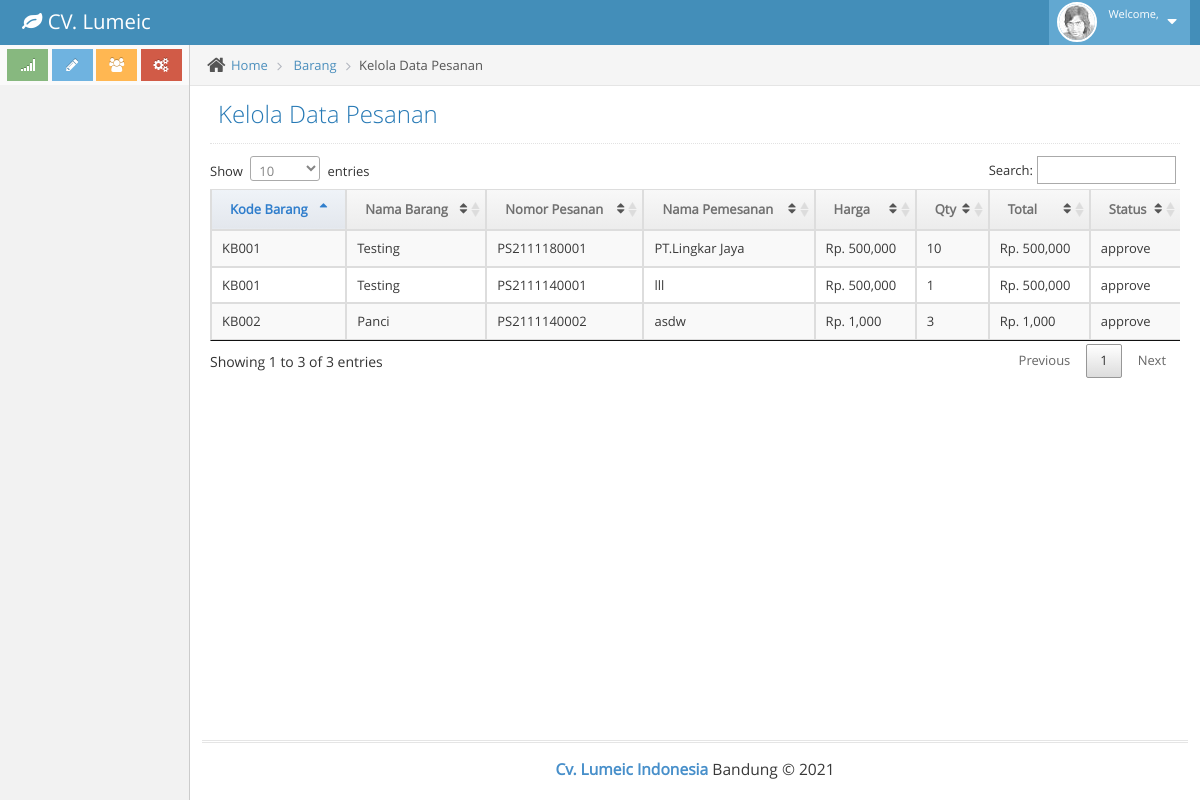
Screenshot of /index.php/pesanan/kelola_pesanan with the database file from the repository.
### tables this page shows
CREATE TABLE `pesanan_detail` (
  `detailpsn_id` int(11) NOT NULL,
  `pesanan_id` int(11) NOT NULL,
  `barang_id` int(11) NOT NULL,
  `harga` int(11) NOT NULL,
  `qty` int(11) NOT NULL,
  `total` int(11) NOT NULL,
  `status` varchar(50) NOT NULL
);

CREATE TABLE `barang` (
  `barang_id` int(11) NOT NULL,
  `kode_barang` varchar(200) NOT NULL,
  `kode_kat` varchar(200) NOT NULL,
  `nama` varchar(200) NOT NULL,
  `harga` decimal(50,2) NOT NULL,
  `stock` varchar(200) NOT NULL,
  `created_by` varchar(200) NOT NULL,
  `created_date` date NOT NULL,
  `modified_by` varchar(200) NOT NULL,
  `modified_date` date NOT NULL
);

CREATE TABLE `pesanan` (
  `pesanan_id` int(11) NOT NULL,
  `no_psn` varchar(128) NOT NULL,
  `no_surat` varchar(128) NOT NULL,
  `alamat_psn` varchar(128) NOT NULL,
  `nama_psn` varchar(128) NOT NULL,
  `ppn` int(11) NOT NULL,
  `total_harga` int(11) NOT NULL,
  `total_akhir` int(11) NOT NULL,
  `tgl_psn` date NOT NULL,
  `created_by` varchar(128) NOT NULL,
  `created_date` datetime NOT NULL,
  `modified_by` varchar(128) NOT NULL,
  `modified_date` datetime NOT NULL
);

### application/controllers/Pesanan.php (called while the page is built, shortened)
<?php
class Pesanan extends CI_Controller
{
    function __construct()
    {
        $this->load->model(['pesanan_m', 'barang_m']);
    }
    public function kelola_pesanan()
    {
        $data = array(
            'pesanan' => $this->pesanan_m->get_pesanan()->row(),
            'pesanan_detail' => $this->pesanan_m->get_pesanan_detail()->result(),
            'pesanan_approve' => $this->pesanan_m->get_pesanan_approve()->result()
        );
        $this->load->view('pesanan/kelola_pesanan', $data);
    }
}

### index.php (called while the page is built, shortened)
<?php
require_once BASEPATH.'core/CodeIgniter.php';

### application/models/pesanan_m.php (called while the page is built, shortened)
<?php
class pesanan_m extends CI_Model
{
    public function get_pesanan($id = null)
    {
        $this->db->select('*, pesanan.created_date as pesanan_created');
        $this->db->from('pesanan');
        $this->db->order_by('tgl_psn', 'desc');
        $query = $this->db->get();
        return $query;
    }
    public function get_pesanan_detail($pesanan_id = null)
    {
        $this->db->from('pesanan_detail');
        $this->db->join('barang', 'pesanan_detail.barang_id = barang.barang_id');
        $this->db->where('status = "PROSES"');
        $query = $this->db->get();
        return $query;
    }
    public function get_pesanan_approve($pesanan_id = null)
    {
        $this->db->from('pesanan_detail');
        $this->db->join('barang', 'pesanan_detail.barang_id = barang.barang_id');
        $this->db->join('pesanan', 'pesanan.pesanan_id=pesanan_detail.pesanan_id');
        $this->db->order_by('tgl_psn', 'desc');
        $query = $this->db->get();
        return $query;
    }
}

### application/views/pesanan/kelola_pesanan.php (the view, shortened to what this page needs)
<?php
$this->load->view('layout/header');
?>
<div class="main-content">
    <div class="main-content-inner">
        <div class="breadcrumbs ace-save-state" id="breadcrumbs">
            <ul class="breadcrumb">
                <li>
                    <i class="ace-icon fa fa-home home-icon"></i>
                    <a href="#">Home</a>
                </li>
                <li>
                    <a href="#">Barang</a>
                </li>
                <li class="active">Kelola Data Pesanan</li>
            </ul>
        </div>
        <div class="page-content">
            <div class="page-header">
                <h1>
                    Kelola Data Pesanan
                </h1>
            </div>
            <div class="page-body">
                <div class="box">
                    <div class="box-body table-responsive">
                        <table class="table table-bordered table-striped table-hover" id="table">
                            <thead>
                                <tr>
                                    <th>Kode Barang</th>
                                    <th>Nama Barang</th>
                                    <th>Nomor Pesanan</th>
                                    <th>Nama Pemesanan</th>
                                    <th>Harga</th>
                                    <th>Qty</th>
                                    <th>Total</th>
                                    <th>Status</th>
                                </tr>
                            </thead>
                            <tbody>
                                <?php
                                foreach ($pesanan_approve as $key => $value) {
                                ?>
                                    <tr>
                                        <td><?php echo $value->kode_barang ?></td>
                                        <td><?php echo $value->nama ?></td>
                                        <td><?php echo $value->no_psn ?></td>
                                        <td><?php echo $value->nama_psn ?></td>
                                        <td>Rp. <?php echo number_format($value->harga) ?></td>
                                        <td><?php echo $value->qty ?></td>
                                        <td>Rp. <?php echo number_format($value->harga) ?></td>
                                        <td><?php echo $value->status ?></td>
                                    </tr>
                                <?php
                                }
                                ?>
                            </tbody>
                        </table>
                    </div>
                </div>
            </div>
        </div>
    </div>
</div>
<?php
$this->load->view('layout/footer');
?>

### application/views/layout/header.php (shortened to what this page needs)
<!DOCTYPE html>
<html lang="en">
<head>
    <link rel="stylesheet" href="<?= base_url('assetss/'); ?>assets/css/bootstrap.min.css" />
    <link rel="stylesheet" href="<?= base_url('assetss/'); ?>assets/css/jquery.dataTables.min.css" />
    <link rel="stylesheet" href="<?= base_url('assetss/'); ?>assets/font-awesome/4.5.0/css/font-awesome.min.css" />
    <link rel="stylesheet" href="<?= base_url('assetss/'); ?>assets/css/jquery-ui.custom.min.css" />
    <link rel="stylesheet" href="<?= base_url('assetss/'); ?>assets/css/chosen.min.css" />
    <link rel="stylesheet" href="<?= base_url('assetss/'); ?>assets/css/bootstrap-datepicker3.min.css" />
    <link rel="stylesheet" href="<?= base_url('assetss/'); ?>assets/css/bootstrap-timepicker.min.css" />
    <link rel="stylesheet" href="<?= base_url('assetss/'); ?>assets/css/daterangepicker.min.css" />
    <link rel="stylesheet" href="<?= base_url('assetss/'); ?>assets/css/bootstrap-datetimepicker.min.css" />
    <link rel="stylesheet" href="<?= base_url('assetss/'); ?>assets/css/bootstrap-colorpicker.min.css" />
    <link rel="stylesheet" href="<?= base_url('assetss/'); ?>assets/css/ace.min.css" class="ace-main-stylesheet" id="main-ace-style" />
    <link rel="stylesheet" href="<?= base_url('assetss/'); ?>assets/css/ace-skins.min.css" />
    <link rel="stylesheet" href="<?= base_url('assetss/'); ?>assets/css/ace-rtl.min.css" />
    <link rel="stylesheet" href="<?= base_url('assetss/'); ?>assets/css/sweetalert2.css">
</head>
<body class="no-skin">
    <div id="navbar" class="navbar navbar-default          ace-save-state">
        <div class="navbar-container ace-save-state" id="navbar-container">
            <div class="navbar-header pull-left">
                <a href="index.html" class="navbar-brand">
                    <small>
                        <i class="fa fa-leaf"></i>
                        CV. Lumeic
                    </small>
                </a>
            </div>
            <div class="navbar-buttons navbar-header pull-right" role="navigation">
                <ul class="nav ace-nav">
                    <li class="light-blue dropdown-modal">
                        <a data-toggle="dropdown" href="#" class="dropdown-toggle">
                            <img class="nav-user-photo" src="<?= base_url('assetss/'); ?>assets/images/avatars/user.jpg" alt="Jason's Photo" />
                            <span class="user-info">
                                <small>Welcome,</small>
                            </span>
                            <i class="ace-icon fa fa-caret-down"></i>
                        </a>
                    </li>
                </ul>
            </div>
        </div>
    </div>
    <div class="main-container ace-save-state" id="main-container">
        <div id="sidebar" class="sidebar responsive ace-save-state">
            <div class="sidebar-shortcuts" id="sidebar-shortcuts">
                <div class="sidebar-shortcuts-large" id="sidebar-shortcuts-large">
                    <button class="btn btn-success">
                        <i class="ace-icon fa fa-signal"></i>
                    </button>
                    <button class="btn btn-info">
                        <i class="ace-icon fa fa-pencil"></i>
                    </button>
                    <button class="btn btn-warning">
                        <i class="ace-icon fa fa-users"></i>
                    </button>
                    <button class="btn btn-danger">
                        <i class="ace-icon fa fa-cogs"></i>
                    </button>
                </div>
            </div>
        </div>

### application/views/layout/footer.php (shortened to what this page needs)
<div class="footer">
    <div class="footer-inner">
        <div class="footer-content">
            <span class="bigger-120">
                <span class="blue bolder">Cv. Lumeic Indonesia</span>
                Bandung &copy; 2021
            </span>
        </div>
    </div>
</div>
</div>

### rows the page displays
pesanan_detail: barang.kode_barang "KB001", barang.nama "Testing", pesanan.no_psn "PS2111180001", pesanan.nama_psn "PT.Lingkar Jaya", barang.harga "500,000", qty "10", status "approve"
pesanan_detail: barang.kode_barang "KB001", barang.nama "Testing", pesanan.no_psn "PS2111140001", pesanan.nama_psn "lll", barang.harga "500,000", qty "1", status "approve"
pesanan_detail: barang.kode_barang "KB002", barang.nama "Panci", pesanan.no_psn "PS2111140002", pesanan.nama_psn "asdw", barang.harga "1,000", qty "3", status "approve"
